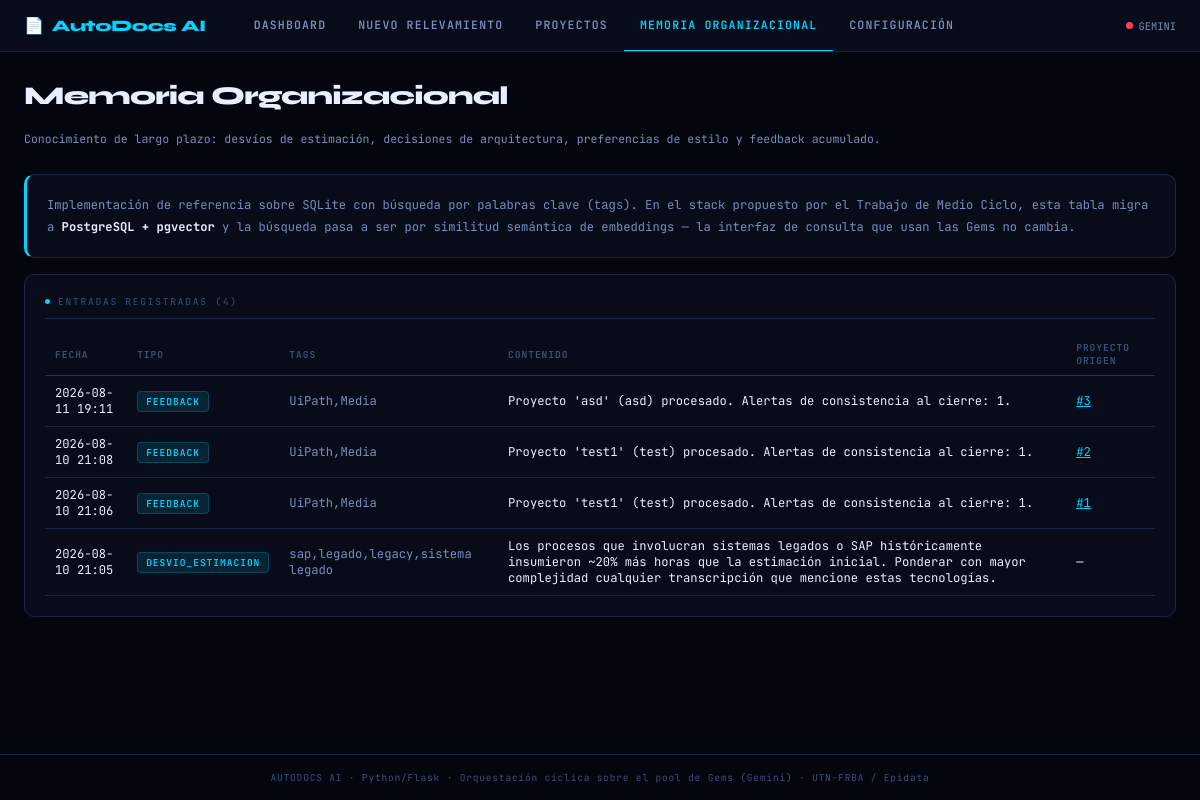
The page /memoria on the database as committed earlier.
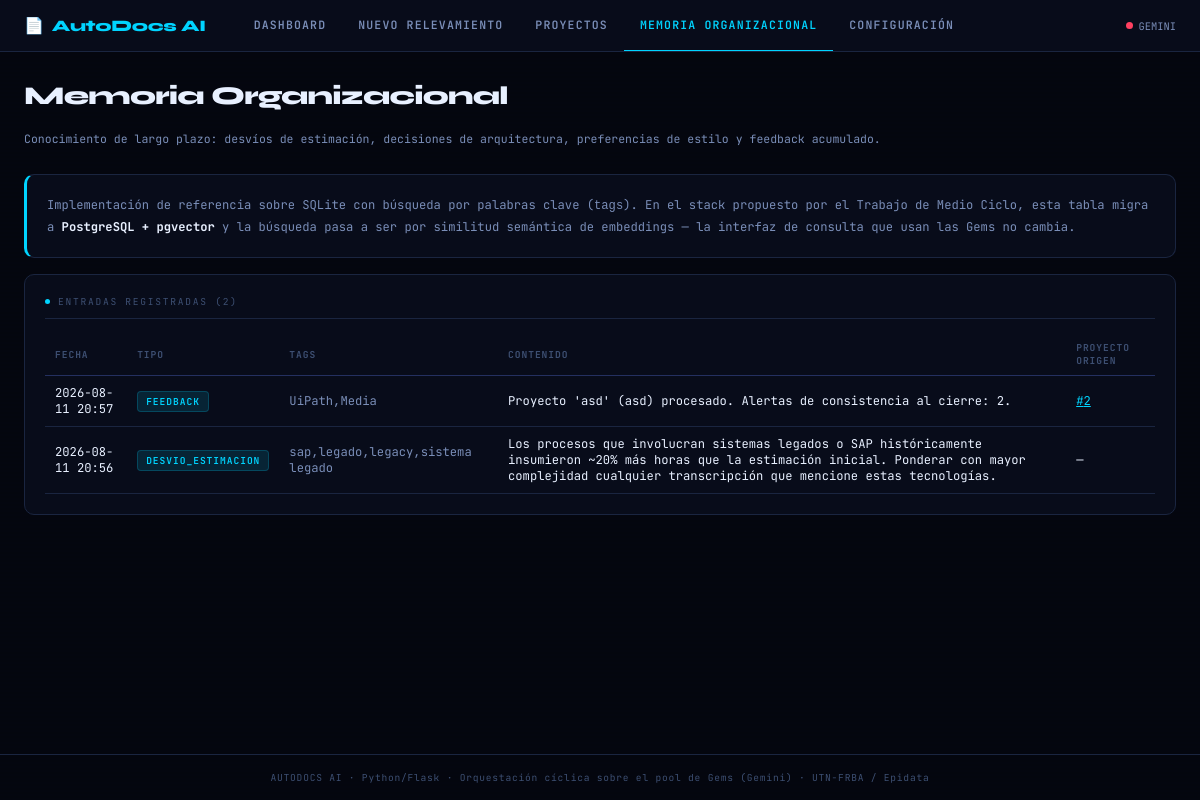
The same page on the database as committed later.
### tables this page shows
CREATE TABLE memoria_organizacional (
    id                INTEGER PRIMARY KEY AUTOINCREMENT,
    tipo              TEXT,     -- desvio_estimacion | decision_arquitectura | preferencia_estilo | feedback
    tags              TEXT,     -- csv de palabras clave para búsqueda (sustituye a la búsqueda vectorial)
    contenido         TEXT NOT NULL,
    proyecto_origen_id INTEGER REFERENCES proyectos(id),
    creado            TEXT DEFAULT CURRENT_TIMESTAMP
);

### ui/app.py (the view)
    @app.route("/memoria")
    def memoria():
        return render_template("memoria.html", entradas=MemoriaService.listar())

### core/db.py (called while the page is built)
def get_conn() -> sqlite3.Connection:
    DB_PATH.parent.mkdir(exist_ok=True)
    conn = sqlite3.connect(DB_PATH)
    conn.row_factory = sqlite3.Row
    conn.execute("PRAGMA foreign_keys = ON")
    return conn

### repositories/memoria_repository.py (called while the page is built)
    @staticmethod
    def listar(limite: int = 100) -> list:
        conn = get_conn()
        rows = conn.execute(
            "SELECT * FROM memoria_organizacional ORDER BY creado DESC LIMIT ?", (limite,)
        ).fetchall()
        conn.close()
        return [dict(r) for r in rows]

### services/memoria_service.py (called while the page is built)
    @staticmethod
    def listar() -> list:
        return MemoriaRepository.listar()

### ui/templates/memoria.html (shortened to what this page needs)
{% extends "base.html" %}
{% block content %}
<div class="page-header">
  <h1>Memoria Organizacional</h1>
  <p>Conocimiento de largo plazo: desvíos de estimación, decisiones de arquitectura, preferencias de estilo y feedback acumulado.</p>
</div>
<div class="panel mb-4" style="border-left:3px solid var(--cyan)">
  <p style="font-size:.76rem; color:var(--text-mid); line-height:1.7">
    Implementación de referencia sobre SQLite con búsqueda por palabras clave (<code>tags</code>).
    En el stack propuesto por el Trabajo de Medio Ciclo, esta tabla migra a
    <strong style="color:var(--text-hi)">PostgreSQL + pgvector</strong> y la búsqueda pasa a ser por
    similitud semántica de embeddings — la interfaz de consulta que usan las Gems no cambia.
  </p>
</div>
<div class="panel">
  <div class="panel-title"><span class="dot"></span>Entradas registradas ({{ entradas|length }})</div>
  <table>
    <thead><tr><th>Fecha</th><th>Tipo</th><th>Tags</th><th>Contenido</th><th>Proyecto origen</th></tr></thead>
    <tbody>
      {% for e in entradas %}
      <tr>
        <td>{{ e.creado[:16] }}</td>
        <td><span class="tag tag-cyan">{{ e.tipo }}</span></td>
        <td style="color:var(--text-mid)">{{ e.tags }}</td>
        <td>{{ e.contenido }}</td>
        <td>{% if e.proyecto_origen_id %}<a href="/resultado/{{ e.proyecto_origen_id }}" style="color:var(--cyan)">#{{ e.proyecto_origen_id }}</a>{% else %}—{% endif %}</td>
      </tr>
      {% else %}
      <tr><td colspan="5" class="result-box empty">Todavía no hay entradas en la memoria organizacional.</td></tr>
      {% endfor %}
    </tbody>
  </table>
</div>
{% endblock %}

### ui/templates/base.html (shortened to what this page needs)
<!DOCTYPE html>
<html lang="es">
<head>
</head>
<body>
<nav>
  <a href="/" class="nav-logo">AutoDocs AI</a>
  <a href="/"                   class="nav-link {% if request.endpoint == 'dashboard' %}active{% endif %}">Dashboard</a>
  <a href="/relevamiento/nuevo" class="nav-link {% if request.endpoint == 'nuevo_relevamiento' %}active{% endif %}">Nuevo Relevamiento</a>
  <a href="/proyectos"          class="nav-link {% if request.endpoint == 'proyectos' %}active{% endif %}">Proyectos</a>
  <a href="/memoria"            class="nav-link {% if request.endpoint == 'memoria' %}active{% endif %}">Memoria Organizacional</a>
  <a href="/configuracion"      class="nav-link {% if request.endpoint == 'configuracion' %}active{% endif %}">Configuración</a>
  <div class="nav-status">
    <div class="status-dot {% if not key_status or not key_status.gemini.ok %}off{% endif %}"></div>
    <span>GEMINI</span>
  </div>
</nav>
<main>
  {% block content %}{% endblock %}
</main>
<footer>AUTODOCS AI · Python/Flask · Orquestación cíclica sobre el pool de Gems (Gemini) · UTN-FRBA / Epidata</footer>
</body>
</html>

### ui/templates/base.html (style rules this page uses)
:root { --bg-void: #04060f; --bg-panel: #080c1a; --bg-card: #0c1220; --bg-input: #101828; --border: #1a2540; --border-hi: #243060; --cyan: #00d4ff; --cyan-dim: #007da0; --green: #00e87a; --green-dim: #006635; --red: #ff4060; --amber: #ffaa00; --text-hi: #e8f0ff; --text-mid: #7a8eb8; --text-lo: #3d4f72; --mono: 'JetBrains Mono', monospace; --display: 'Syne', sans-serif; --radius: 10px; --glow-c: 0 0 20px rgba(0,212,255,.18); --glow-g: 0 0 20px rgba(0,232,122,.18); }
*, *::before, *::after { box-sizing: border-box; margin: 0; padding: 0; }
html { scroll-behavior: smooth; }
body { font-family: var(--mono); background: var(--bg-void); color: var(--text-hi); min-height: 100vh; display: flex; flex-direction: column; background-image: repeating-linear-gradient(0deg, transparent, transparent 2px, rgba(0,0,0,.08) 2px, rgba(0,0,0,.08) 4px); }
nav { display: flex; align-items: center; gap: 0; padding: 0 24px; height: 52px; background: var(--bg-panel); border-bottom: 1px solid var(--border); position: sticky; top: 0; z-index: 100; backdrop-filter: blur(10px); overflow-x: auto; }
.nav-logo { font-family: var(--display); font-size: 1rem; font-weight: 800; color: var(--cyan); letter-spacing: -.02em; margin-right: 32px; display: flex; align-items: center; gap: 8px; text-decoration: none; white-space: nowrap; }
.nav-logo::before { content: '📄'; font-size: 1em; animation: pulse-logo 3s ease-in-out infinite; }
.nav-link { font-family: var(--mono); font-size: .72rem; font-weight: 600; letter-spacing: .1em; text-transform: uppercase; color: var(--text-mid); text-decoration: none; padding: 0 16px; height: 52px; display: flex; align-items: center; border-bottom: 2px solid transparent; transition: color .2s, border-color .2s; white-space: nowrap; }
.nav-link.active { color: var(--cyan); border-bottom-color: var(--cyan); }
.nav-status { display: flex; align-items: center; gap: 6px; font-size: .65rem; color: var(--text-mid); white-space: nowrap; }
.status-dot { width: 7px; height: 7px; border-radius: 50%; background: var(--green); animation: blink 2s ease-in-out infinite; }
.status-dot.off { background: var(--red); animation: none; }
main { flex: 1; padding: 28px 24px; max-width: 1280px; width: 100%; margin: 0 auto; }
.page-header { margin-bottom: 28px; display: flex; align-items: flex-end; justify-content: space-between; gap: 16px; flex-wrap: wrap; }
.page-header h1 { font-family: var(--display); font-size: 1.6rem; font-weight: 800; color: var(--text-hi); letter-spacing: -.03em; }
.page-header p { font-size: .72rem; color: var(--text-mid); margin-top: 4px; }
.panel { background: var(--bg-panel); border: 1px solid var(--border); border-radius: var(--radius); padding: 20px; }
.panel-title { font-size: .6rem; letter-spacing: .18em; text-transform: uppercase; color: var(--text-lo); margin-bottom: 14px; padding-bottom: 10px; border-bottom: 1px solid var(--border); display: flex; align-items: center; gap: 8px; }
.panel-title .dot { width: 5px; height: 5px; border-radius: 50%; background: var(--cyan); }
.tag { display: inline-block; font-size: .6rem; letter-spacing: .1em; text-transform: uppercase; padding: 3px 8px; border-radius: 4px; font-weight: 600; }
.tag-cyan { background: rgba(0,212,255,.12); color: var(--cyan); border: 1px solid rgba(0,212,255,.2); }
table { width: 100%; border-collapse: collapse; font-size: .76rem; }
th { text-align: left; font-size: .6rem; letter-spacing: .1em; text-transform: uppercase; color: var(--text-lo); padding: 8px 10px; border-bottom: 1px solid var(--border-hi); }
td { padding: 9px 10px; border-bottom: 1px solid var(--border); color: var(--text-hi); }
.mb-4 { margin-bottom: 16px; }
footer { text-align: center; padding: 16px; font-size: .6rem; color: var(--text-lo); border-top: 1px solid var(--border); letter-spacing: .08em; }

Rows that differ between the two databases and show on the page:
removed memoria_organizacional: creado "2026-08-11 19:11", tipo "FEEDBACK", tags "UiPath,Media", contenido "Proyecto 'asd' (asd) procesado. Alertas de consistencia al cierre: 1.", proyecto_origen_id "3"
removed memoria_organizacional: creado "2026-08-10 21:08", tipo "FEEDBACK", tags "UiPath,Media", contenido "Proyecto 'test1' (test) procesado. Alertas de consistencia al cierre: 1.", proyecto_origen_id "2"
changed memoria_organizacional "UiPath,Media": creado "2026-08-10 21:06" → "2026-08-11 20:57"; contenido "Proyecto 'test1' (test) procesado. Alertas de consistencia al cierre: 1." → "Proyecto 'asd' (asd) procesado. Alertas de consistencia al cierre: 2."; proyecto_origen_id "1" → "2"
changed memoria_organizacional "sap,legado,legacy,sistema legado": creado "2026-08-10 21:05" → "2026-08-11 20:56"
Other text that changed with them:
{{ entradas|length }}: "4" → "2"
